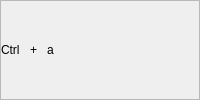
                  <widget class="QFrame" name="frame_18">
                   <property name="minimumSize">
                    <size>
                     <width>0</width>
                     <height>32</height>
                    </size>
                   </property>
                   <property name="frameShape">
                    <enum>QFrame::StyledPanel</enum>
                   </property>
                   <property name="frameShadow">
                    <enum>QFrame::Raised</enum>
                   </property>
                   <property name="type_frame_table" stdset="0">
                    <number>3</number>
                   </property>
                   <layout class="QHBoxLayout" name="horizontalLayout_28">
                    <property name="spacing">
                     <number>10</number>
                    </property>
                    <property name="leftMargin">
                     <number>0</number>
                    </property>
                    <property name="topMargin">
                     <number>0</number>
                    </property>
                    <property name="rightMargin">
                     <number>0</number>
                    </property>
                    <property name="bottomMargin">
                     <number>0</number>
                    </property>
                    <item>
                     <widget class="QLabel" name="label_41">
                      <property name="text">
                       <string>Ctrl</string>
                      </property>
                      <property name="type_label_table" stdset="0">
                       <number>4</number>
                      </property>
                     </widget>
                    </item>
                    <item>
                     <widget class="QLabel" name="label_42">
                      <property name="minimumSize">
                       <size>
                        <width>0</width>
                        <height>0</height>
                       </size>
                      </property>
                      <property name="text">
                       <string>+</string>
                      </property>
                      <property name="type_label_table" stdset="0">
                       <number>5</number>
                      </property>
                     </widget>
                    </item>
                    <item>
                     <widget class="QLabel" name="label_43">
                      <property name="text">
                       <string>a</string>
                      </property>
                      <property name="type_label_table" stdset="0">
                       <number>4</number>
                      </property>
                     </widget>
                    </item>
                    <item>
                     <spacer name="horizontalSpacer_14">
                      <property name="orientation">
                       <enum>Qt::Horizontal</enum>
                      </property>
                      <property name="sizeHint" stdset="0">
                       <size>
                        <width>40</width>
                        <height>20</height>
                       </size>
                      </property>
                     </spacer>
                    </item>
                   </layout>
                  </widget>
